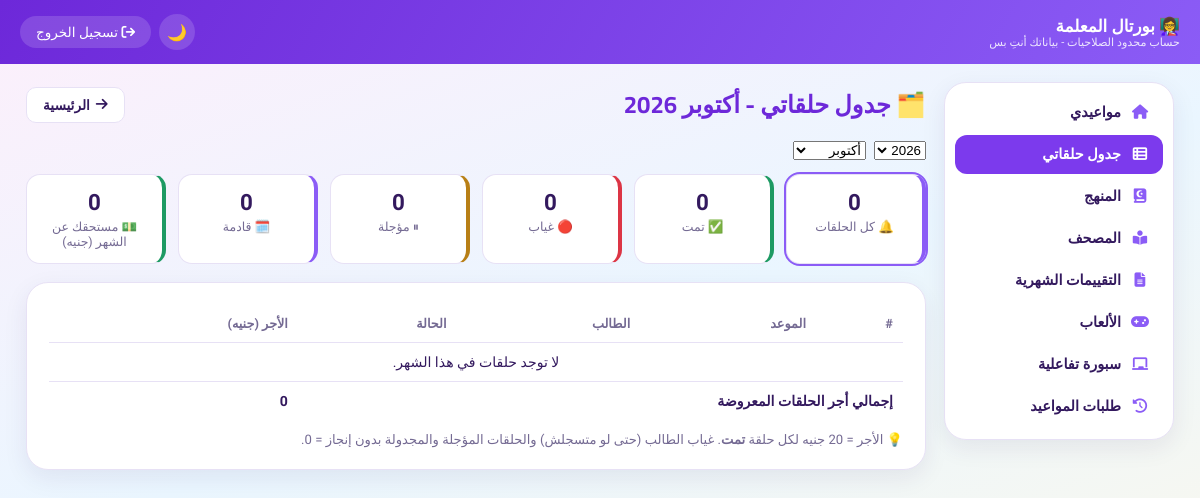
The page /teacher-portal/my-lessons/ (signed in) on the database as committed earlier.
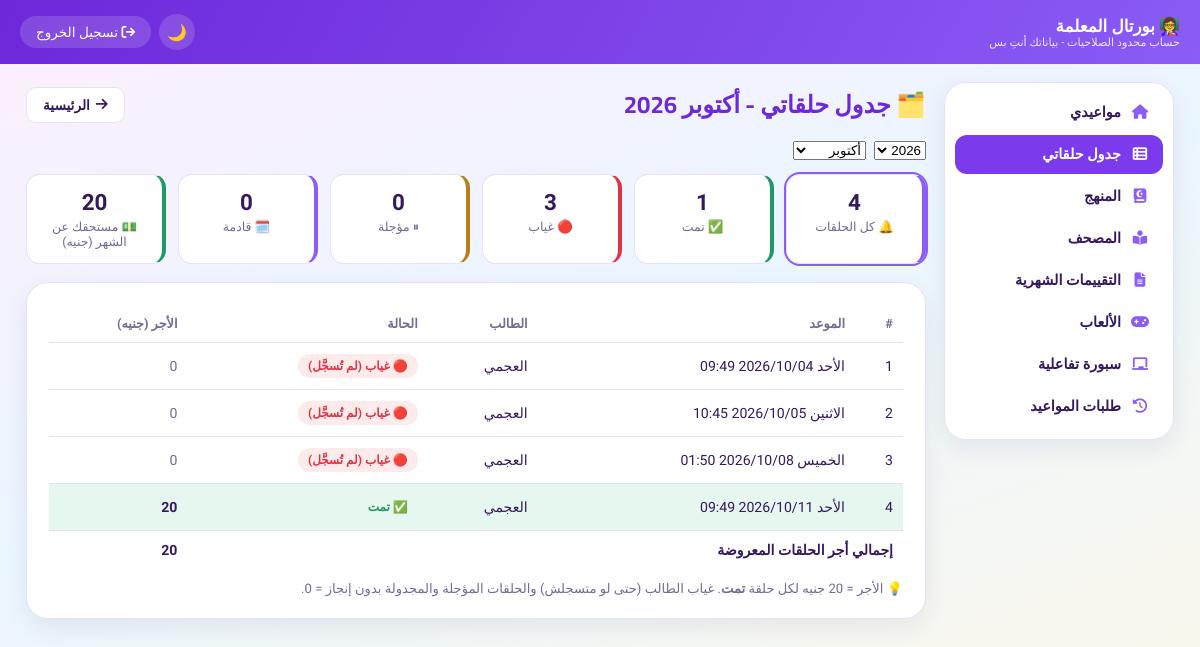
The same page on the database as committed later.
### core/models.py (models this page shows, shortened)
class Lesson(models.Model):
    STATUS_CHOICES = [
        ('scheduled', 'مجدولة'),
        ('completed', 'تمت'),
        ('student_absent', 'الطالب غائب'),
        ('excused', 'عذر'),
        ('teacher_absent', 'المعلمة لم تتمكن من الحضور'),
        ('cancelled', 'مؤجلة'),
        ('unregistered', 'غير مسجلة'),
    ]
    student = models.ForeignKey(Student, on_delete=models.CASCADE, related_name='lessons', verbose_name="الطالب")
    teacher = models.ForeignKey(Teacher, on_delete=models.CASCADE, related_name='lessons', verbose_name="المعلمة")
    scheduled_at = models.DateTimeField(verbose_name="موعد الحلقة")
    duration_minutes = models.PositiveIntegerField(default=30, verbose_name="مدة الحلقة (دقيقة)")
    status = models.CharField(max_length=20, choices=STATUS_CHOICES, default='scheduled', verbose_name="الحالة")
    status_recorded_at = models.DateTimeField(null=True, blank=True, verbose_name="وقت تسجيل الحالة")
    started_at = models.DateTimeField(null=True, blank=True, verbose_name="وقت بدء الحلقة فعليًا")
    auto_flagged = models.BooleanField(default=False, verbose_name="اتحسبت غياب تلقائيًا من غير ما تتسجل")
    was_late = models.BooleanField(default=False, verbose_name="اتأخرت المعلمة في الحضور")
    notes = models.TextField(blank=True, null=True, verbose_name="ملاحظات على الحلقة")
    created_at = models.DateTimeField(auto_now_add=True, verbose_name="تاريخ الإنشاء")
    class Meta:
        verbose_name = "حلقة"
        verbose_name_plural = "الحلقات"
        ordering = ['scheduled_at']
    def end_time(self):
        return self.scheduled_at + timezone.timedelta(minutes=self.duration_minutes)
    def is_overdue_unrecorded(self):
        return self.status == 'scheduled' and timezone.now() > self.end_time()
    def effective_status(self):
        if self.is_overdue_unrecorded():
            return 'student_absent'
        return self.status
    def was_auto_defaulted(self):
        return self.is_overdue_unrecorded()
    def earned_amount(self):
        return float(self.teacher.lesson_rate) if self.status == 'completed' else 0.0
    def table_group(self):
        eff = self.effective_status()
        if eff == 'completed':
            return 'completed'
        if eff in ('student_absent', 'excused', 'teacher_absent', 'unregistered'):
            return 'absent'
        if eff == 'cancelled':
            return 'postponed'
        return 'upcoming'
    def status_label(self):
        if self.was_auto_defaulted():
            return 'غياب (لم تُسجَّل)'
        return self.get_status_display()

class Student(models.Model):
    STATUS_CHOICES = [('active', 'مقيد'), ('inactive', 'غير مقيد')]
    PAYMENT_STATUS_CHOICES = [('paid', 'مدفوع'), ('pending', 'مستحق'), ('overdue', 'متأخر')]
    ENROLLMENT_TYPE_CHOICES = [('new', 'طالب جديد'), ('existing', 'طالب مسجل من قبل')]
    SOURCE_CHOICES = [
        ('ad', 'إعلان'),
        ('referral', 'توصية'),
        ('website', 'الموقع'),
        ('social_media', 'سوشيال ميديا'),
        ('other', 'أخرى'),
    ]
    country = models.ForeignKey(Country, on_delete=models.CASCADE, related_name='students', verbose_name="الدولة")
    teacher = models.ForeignKey(Teacher, on_delete=models.SET_NULL, null=True, blank=True, related_name='students', verbose_name="المعلمة")
    name = models.CharField(max_length=255, verbose_name="اسم الطالب")
    age = models.PositiveIntegerField(null=True, blank=True, verbose_name="السن")
    phone = models.CharField(max_length=20, blank=True, null=True, verbose_name="رقم الهاتف")
    governorate = models.CharField(max_length=100, blank=True, null=True, verbose_name="المحافظة")
    package_name = models.CharField(max_length=100, blank=True, null=True, verbose_name="اسم الباقة")
    lessons_count = models.PositiveIntegerField(default=4, verbose_name="عدد الحلقات")
    subscription_fee = models.DecimalField(max_digits=10, decimal_places=2, default=0, verbose_name="قيمة الاشتراك")
    month = models.CharField(max_length=20, verbose_name="الشهر")
    start_date = models.DateField(default=timezone.now, verbose_name="تاريخ بداية الاشتراك")
    end_date = models.DateField(null=True, blank=True, verbose_name="تاريخ نهاية الاشتراك")
    last_payment_date = models.DateField(null=True, blank=True, verbose_name="آخر دفعة")
    payment_status = models.CharField(max_length=20, choices=PAYMENT_STATUS_CHOICES, default='pending', verbose_name="حالة الدفع")
    status = models.CharField(max_length=20, choices=STATUS_CHOICES, default='active', verbose_name="الحالة")
    notes = models.TextField(blank=True, null=True, verbose_name="ملاحظات عامة")
    join_date = models.DateField(default=timezone.now, verbose_name="تاريخ التسجيل")
    enrollment_type = models.CharField(
        max_length=20, choices=ENROLLMENT_TYPE_CHOICES, default='new',
        verbose_name="نوع التسجيل"
    )
    acquisition_source = models.CharField(
        max_length=20, choices=SOURCE_CHOICES, blank=True, null=True,
        verbose_name="مصدر الطالب (لو جديد)"
    )
    class Meta:
        verbose_name = "طالب"
        verbose_name_plural = "الطلاب"
        ordering = ['name']

### core/views.py (the view)
# urls.py: path('teacher-portal/my-lessons/', views.teacher_lessons_table, name='teacher_lessons_table'),
@teacher_login_required
def teacher_lessons_table(request):
    teacher = request.user.teacher_profile
    now = timezone.now()
    stat_year = _to_int_or_none(request.GET.get('year')) or now.year
    stat_month = _to_int_or_none(request.GET.get('month')) or now.month
    group = request.GET.get('group', '')
    if group not in ('completed', 'absent', 'postponed', 'upcoming'):
        group = ''
    lessons = teacher.lessons_for_period(stat_year, stat_month).select_related('student').order_by('scheduled_at')
    counts = {'completed': 0, 'absent': 0, 'postponed': 0, 'upcoming': 0}
    total_earned = 0.0
    rows = []
    for lesson in lessons:
        g = lesson.table_group()
        counts[g] += 1
        earned = lesson.earned_amount()
        total_earned += earned
        if not group or group == g:
            rows.append({'lesson': lesson, 'group': g, 'label': lesson.status_label(), 'earned': earned})
    context = {
        'teacher': teacher,
        'rows': rows,
        'counts': counts,
        'total_all': sum(counts.values()),
        'total_earned': round(total_earned, 2),
        'shown_earned': round(sum(r['earned'] for r in rows), 2),
        'lesson_rate': teacher.lesson_rate,
        'group': group,
        'monthly_stats': teacher.monthly_lesson_stats(year=stat_year, month=stat_month),
        'stat_year': stat_year,
        'stat_month': stat_month,
        'stat_month_name': ARABIC_MONTHS.get(stat_month, stat_month),
        'arabic_months': ARABIC_MONTHS,
        'stat_years_range': sorted({now.year - 1, now.year, now.year + 1, stat_year}, reverse=True),
    }
    return render(request, 'core/teacher_lessons_table.html', context)

### templates/core/teacher_lessons_table.html (shortened to what this page needs)
{% extends 'core/teacher_portal_base.html' %}
{% block content %}
<div style="display:flex; justify-content:space-between; align-items:center; flex-wrap:wrap; gap:10px;">
    <h2 style="color:var(--violet-700); margin:0;">🗂️ جدول حلقاتي - {{ stat_month_name }} {{ stat_year }}</h2>
    <a href="{% url 'teacher_portal_home' %}" class="btn btn-outline"><i class="fas fa-arrow-right"></i> الرئيسية</a>
</div>
<form method="GET" style="display:flex; gap:8px; margin:14px 0;">
    <select name="year" onchange="this.form.submit()">
        {% for y in stat_years_range %}<option value="{{ y }}" {% if stat_year == y %}selected{% endif %}>{{ y }}</option>{% endfor %}
    </select>
    <select name="month" onchange="this.form.submit()">
        {% for m_num, m_name in arabic_months.items %}<option value="{{ m_num }}" {% if stat_month == m_num %}selected{% endif %}>{{ m_name }}</option>{% endfor %}
    </select>
</form>
<div class="stats-row">
    <a class="stat-box lt-chip {% if not group %}active{% endif %}" href="?year={{ stat_year }}&month={{ stat_month }}"><div class="number">{{ total_all }}</div><div class="label">🔔 كل الحلقات</div></a>
    <a class="stat-box lt-chip {% if group == 'completed' %}active{% endif %}" style="border-right-color:var(--green);" href="?year={{ stat_year }}&month={{ stat_month }}&group=completed"><div class="number">{{ counts.completed }}</div><div class="label">✅ تمت</div></a>
    <a class="stat-box lt-chip {% if group == 'absent' %}active{% endif %}" style="border-right-color:var(--red);" href="?year={{ stat_year }}&month={{ stat_month }}&group=absent"><div class="number">{{ counts.absent }}</div><div class="label">🔴 غياب</div></a>
    <a class="stat-box lt-chip {% if group == 'postponed' %}active{% endif %}" style="border-right-color:var(--amber);" href="?year={{ stat_year }}&month={{ stat_month }}&group=postponed"><div class="number">{{ counts.postponed }}</div><div class="label">⏸ مؤجلة</div></a>
    <a class="stat-box lt-chip {% if group == 'upcoming' %}active{% endif %}" href="?year={{ stat_year }}&month={{ stat_month }}&group=upcoming"><div class="number">{{ counts.upcoming }}</div><div class="label">🗓️ قادمة</div></a>
    <div class="stat-box" style="border-right-color:var(--green);"><div class="number">{{ total_earned|floatformat:"-2" }}</div><div class="label">💵 مستحقك عن الشهر (جنيه)</div></div>
</div>
<div class="card">
    <div class="table-container">
        <table class="lt-table">
            <thead><tr><th>#</th><th>الموعد</th><th>الطالب</th><th>الحالة</th><th>الأجر (جنيه)</th></tr></thead>
            <tbody>
                {% for row in rows %}
                <tr class="lt-row-{{ row.group }}">
                    <td>{{ forloop.counter }}</td>
                    <td class="lt-date">{{ row.lesson.scheduled_at|date:"l Y/m/d H:i" }}</td>
                    <td>{{ row.lesson.student.name }}</td>
                    <td><span class="badge lt-badge-{{ row.group }}">
                        {% if row.group == 'completed' %}✅ {% elif row.group == 'absent' %}🔴 {% elif row.group == 'postponed' %}⏸ {% else %}🗓️ {% endif %}{{ row.label }}
                    </span></td>
                    <td>{% if row.earned %}<strong>{{ row.earned|floatformat:"-2" }}</strong>{% else %}<span style="color:var(--ink-muted);">0</span>{% endif %}</td>
                </tr>
                {% empty %}
                <tr><td colspan="5" style="text-align:center;">لا توجد حلقات في هذا الشهر.</td></tr>
                {% endfor %}
            </tbody>
            <tfoot>
                <tr><td colspan="4">إجمالي أجر الحلقات المعروضة</td><td>{{ shown_earned|floatformat:"-2" }}</td></tr>
            </tfoot>
        </table>
    </div>
    <p style="font-size:0.82rem; color:var(--ink-muted); margin:12px 0 0;">
        💡 الأجر = {{ lesson_rate|floatformat:"-2" }} جنيه لكل حلقة <strong>تمت</strong>. غياب الطالب (حتى لو متسجلش) والحلقات المؤجلة والمجدولة بدون إنجاز = 0.
    </p>
</div>
{% endblock %}

### templates/core/teacher_portal_base.html (shortened to what this page needs)
<!DOCTYPE html>
<html lang="ar" dir="rtl">
<head>
<link rel="stylesheet" href="https://cdnjs.cloudflare.com/ajax/libs/font-awesome/6.7.2/css/all.min.css">
<link rel="stylesheet" href="https://cdnjs.cloudflare.com/ajax/libs/animate.css/4.1.1/animate.min.css">
</head>
<body>
<div class="balloon-layer" id="balloon-layer"></div>
<div class="topbar">
    <div class="brand">👩‍🏫 بورتال المعلمة<small>حساب محدود الصلاحيات - بياناتك أنتِ بس</small></div>
    <div class="topbar-actions">
        <button class="theme-toggle" id="theme-toggle" title="الوضع الليلي" type="button">🌙</button>
        {% if request.user.is_authenticated %}
        <a href="{% url 'teacher_logout' %}" class="logout"><i class="fas fa-arrow-right-from-bracket"></i> تسجيل الخروج</a>
        {% endif %}
    </div>
</div>
<div class="layout">
    <div class="side-menu">
        <a href="{% url 'teacher_portal_home' %}" class="{% if request.path == '/teacher-portal/' %}active{% endif %}"><i class="fas fa-house"></i> مواعيدي</a>
        <a href="{% url 'teacher_lessons_table' %}" class="{% if 'my-lessons' in request.path %}active{% endif %}"><i class="fas fa-table-list"></i> جدول حلقاتي</a>
        <a href="{% url 'teacher_curriculum' %}" class="{% if 'curriculum' in request.path %}active{% endif %}"><i class="fas fa-book-quran"></i> المنهج</a>
        <a href="{% url 'teacher_quran_reader' %}" class="{% if 'quran' in request.path %}active{% endif %}"><i class="fas fa-book-open-reader"></i> المصحف</a>
        <a href="{% url 'teacher_evaluations_list' %}" class="{% if 'evaluations' in request.path %}active{% endif %}"><i class="fas fa-file-lines"></i> التقييمات الشهرية</a>
        <a href="{% url 'teacher_games' %}" class="{% if 'games' in request.path %}active{% endif %}"><i class="fas fa-gamepad"></i> الألعاب</a>
        <a href="{% url 'teacher_whiteboard' %}" class="{% if 'whiteboard' in request.path %}active{% endif %}"><i class="fas fa-chalkboard"></i> سبورة تفاعلية</a>
        <a href="{% url 'teacher_schedule_requests' %}" class="{% if 'schedule-requests' in request.path %}active{% endif %}"><i class="fas fa-clock-rotate-left"></i> طلبات المواعيد</a>
    </div>
    <div class="container">
        {% block content %}{% endblock %}
    </div>
</div>
</body>
</html>

Rows that differ between the two databases and show on the page:
added Lesson: lesson.scheduled_at "الأحد 2026/10/04 09:49", lesson.student.name "العجمي", label "غياب (لم تُسجَّل)"
added Lesson: lesson.scheduled_at "الاثنين 2026/10/05 10:45", lesson.student.name "العجمي", label "غياب (لم تُسجَّل)"
added Lesson: lesson.scheduled_at "الخميس 2026/10/08 01:50", lesson.student.name "العجمي", label "غياب (لم تُسجَّل)"
added Lesson: lesson.scheduled_at "الأحد 2026/10/11 09:49", lesson.student.name "العجمي", label "تمت", earned "20"
Other text that changed with them:
{{ total_all }}: "0" → "4"
{{ counts.completed }}: "0" → "1"
{{ counts.absent }}: "0" → "3"
{{ total_earned|floatformat:"-2" }}: "0" → "20"
{{ shown_earned|floatformat:"-2" }}: "0" → "20"
text no longer shown: "لا توجد حلقات في هذا الشهر."
